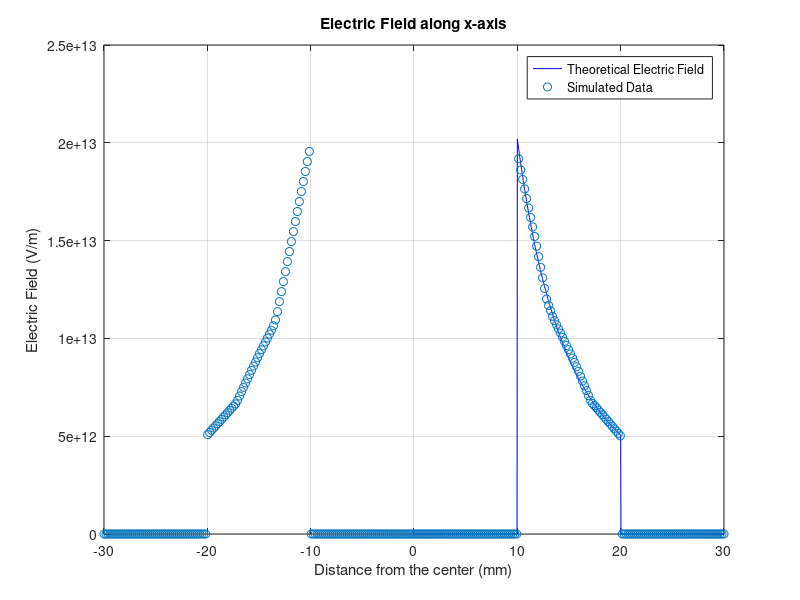

This figure's MATLAB source:
% 清除命令窗口、工作空间和所有图形窗口
clc
clear
close all

% 定义常数和变量
e_0 = 8.854e-12;       % 真空中的电介质常数
R = 10 / 1000;         % 内导体半径，单位：米
b = 20 / 1000;         % 外导体内半径，单位：米
q1 = 1;                % 内导体带电，单位：C
q2 = -1;               % 外导体带电，单位：C

% 计算电介质常数
e1 = e_0 * 4.9;        % 上半部分的电介质常数
e2 = e_0 * 4;          % 下半部分的电介质常数

% 计算x轴上的电场强度
x = linspace(0, 30e-3, 1000);  % 生成等差数列从0到30mm

% 对于 x < R 的情况，电场为0
E_x = zeros(size(x));

% 对于 R <= x < b 的情况
mask = (x >= R) & (x < b);
E_x(mask) = q1 / (2 * pi * (e1 + e2)) ./ (x(mask).^2);

% 对于 x >= b 的情况
mask = (x >= b);
E_x(mask) = 0;

% 从'test4.txt'文件导入数据
a = importdata('test4.txt');  % 导入数据
data = a.data;  % 获取导入的数据

% 绘制电场强度的图
figure(1)
plot(x * 1000, E_x, 'b', 'DisplayName', 'Theoretical Electric Field');  % 绘制理论电场强度
hold on
scatter(data(:, 1), data(:, 2), 'ro', 'DisplayName', 'Simulated Data');  % 使用圆圈（o）绘制仿真值
grid on

% 设置图的标题和标签
title('Electric Field along x-axis');
xlabel('Distance from the center (mm)');
ylabel('Electric Field (V/m)');
legend('show');
